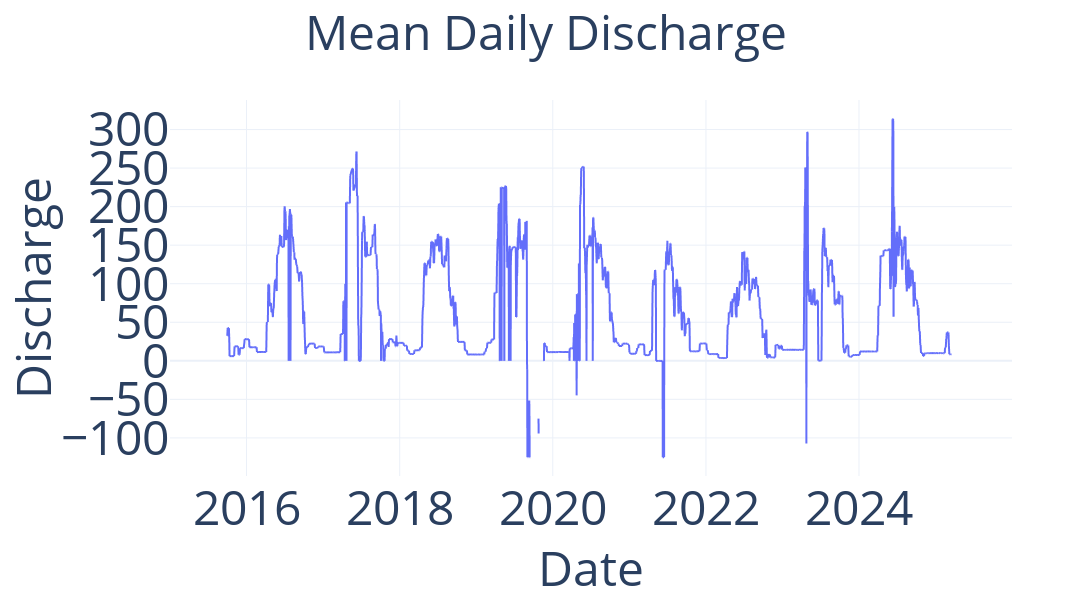
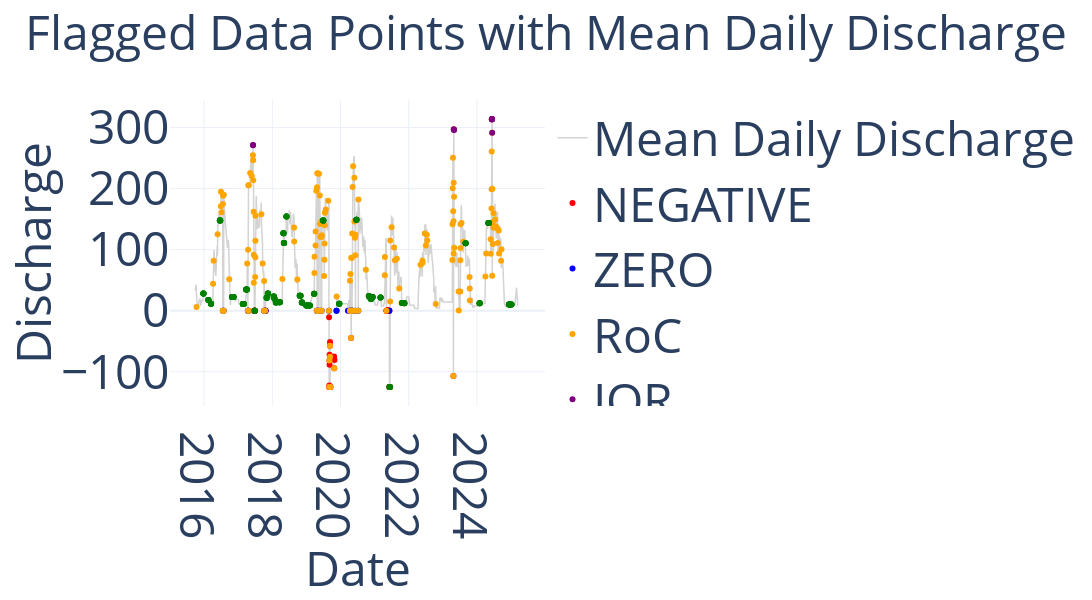
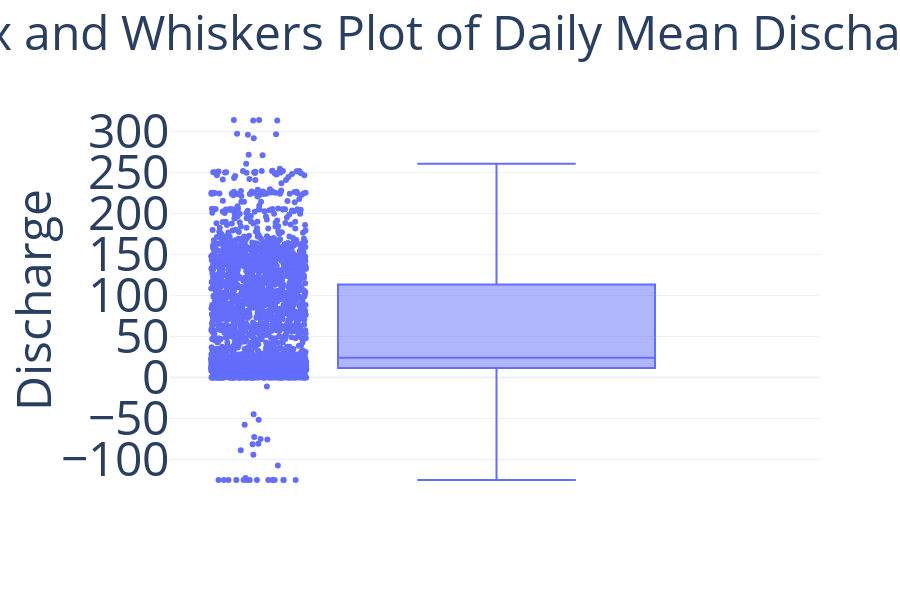
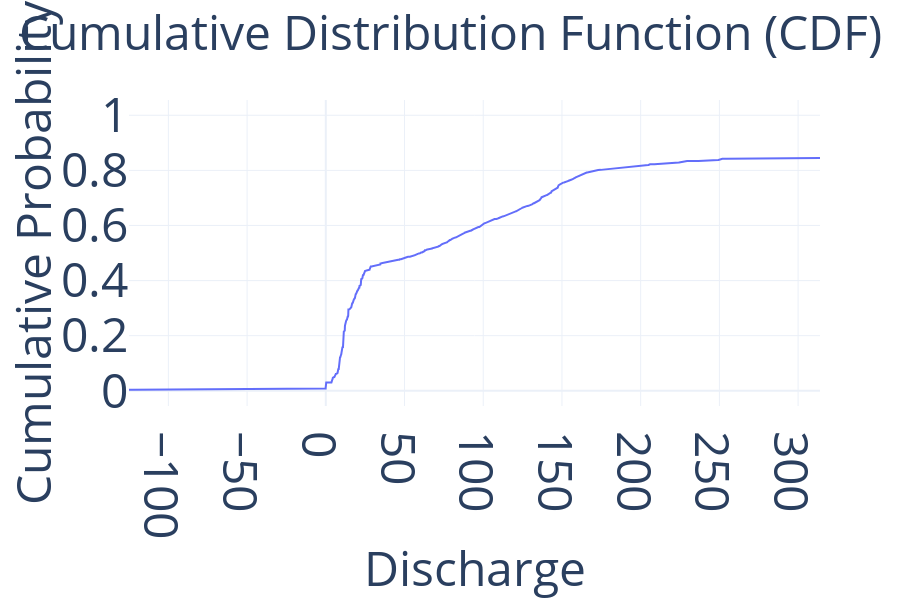

The notebook cell these images were saved under, in order:
### Code cell
import pyodbc
import pandas as pd
import plotly.express as px
import numpy as np
import plotly.graph_objects as go

# Database connection parameters
server = 'wrt-sql-prod'
database = 'dvrtDB'
username = 'wrtsqlq'
password = 'guest'

# Establish connection and fetch data
with pyodbc.connect(
    f"DRIVER={{ODBC Driver 17 for SQL Server}};"
    f"SERVER={server};"
    f"DATABASE={database};"
    f"UID={username};"
    f"PWD={password}"
) as conn:
    query = "SELECT * FROM dbo.DAILY_RECORDS WHERE STATION_ID = 10987"
    df = pd.read_sql_query(query, conn)

# Reshape data: Convert wide format (RV_0101 to RV_1231) into long format
df_melted = df.melt(id_vars=['STATION_ID', 'RECORD_YEAR'], 
                     var_name='DAY', 
                     value_name='DISCHARGE')

# Extract and clean the DAY column (remove "RV_" and ensure 4-digit format)
df_melted['DAY'] = df_melted['DAY'].str[3:].str.zfill(4)

# Combine YEAR and DAY into a proper DATE column and handle invalid dates
df_melted['DATE'] = pd.to_datetime(
    df_melted['RECORD_YEAR'].astype(str) + df_melted['DAY'], 
    format='%Y%m%d', 
    errors='coerce'
)

# Drop rows where DATE is NaT (invalid dates or NULL values)
df_melted = df_melted.dropna(subset=['DATE'])

# Keep only relevant columns and sort
df_melted = df_melted[['DATE', 'DISCHARGE']].sort_values(by='DATE')

# === FLAGGING CRITERIA === #
df_melted['FLAG_NEGATIVE'] = df_melted['DISCHARGE'] < 0
df_melted['FLAG_ZERO'] = df_melted['DISCHARGE'] == 0

# Calculate Rate of Change (RoC)
df_melted['RoC'] = df_melted['DISCHARGE'].diff().abs()

# Flagging based on 95th percentile of Rate of Change
roc_threshold = df_melted['RoC'].quantile(0.95)
df_melted['FLAG_RoC'] = df_melted['RoC'] > roc_threshold

# IQR Outlier Detection
Q1 = df_melted['DISCHARGE'].quantile(0.25)
Q3 = df_melted['DISCHARGE'].quantile(0.75)
IQR = Q3 - Q1
lower_bound = Q1 - 1.5 * IQR
upper_bound = Q3 + 1.5 * IQR

df_melted['FLAG_IQR'] = (df_melted['DISCHARGE'] < lower_bound) | (df_melted['DISCHARGE'] > upper_bound)

# Flag repeated values for more than 3 consecutive days
df_melted['FLAG_REPEATED'] = (df_melted['DISCHARGE']
                              .groupby((df_melted['DISCHARGE'] != df_melted['DISCHARGE'].shift()).cumsum())
                              .transform('count') >= 4)

# Combine all flag conditions
df_melted['FLAGGED'] = df_melted[['FLAG_NEGATIVE', 'FLAG_ZERO', 'FLAG_RoC', 'FLAG_IQR', 'FLAG_REPEATED']].any(axis=1)

# === INTERACTIVE PLOTS === #
font_settings = dict(size=48)  # Triple the font size (default ~16)

# 1️⃣ **Original plot (Mean Daily Discharge)**
fig1 = px.line(
    df_melted, x='DATE', y='DISCHARGE', 
    title='Mean Daily Discharge',
    template='plotly_white',
    width=1200, height=600
)
fig1.update_layout(
    title=dict(x=0.5, font=font_settings),
    xaxis=dict(title='Date', titlefont=font_settings, tickfont=font_settings),
    yaxis=dict(title='Discharge', titlefont=font_settings, tickfont=font_settings)
)
fig1.show()

# 2️⃣ **Flagged data points overlaid on Mean Daily Discharge**
df_flagged = df_melted[df_melted['FLAGGED']]

fig2 = go.Figure()
fig2.add_trace(go.Scatter(
    x=df_melted['DATE'], y=df_melted['DISCHARGE'],
    mode='lines',
    line=dict(color='lightgray', width=1.5),
    name='Mean Daily Discharge'
))

flag_colors = {
    'FLAG_NEGATIVE': 'red',
    'FLAG_ZERO': 'blue',
    'FLAG_RoC': 'orange',
    'FLAG_IQR': 'purple',
    'FLAG_REPEATED': 'green'
}

for flag, color in flag_colors.items():
    subset = df_flagged[df_flagged[flag]]
    fig2.add_trace(go.Scatter(
        x=subset['DATE'], y=subset['DISCHARGE'],
        mode='markers',
        marker=dict(color=color, size=6),
        name=flag.replace('FLAG_', '').replace('_', ' ')
    ))

fig2.update_layout(
    title=dict(text='Flagged Data Points with Mean Daily Discharge', x=0.5, font=font_settings),
    xaxis=dict(title='Date', titlefont=font_settings, tickfont=font_settings),
    yaxis=dict(title='Discharge', titlefont=font_settings, tickfont=font_settings),
    legend=dict(font=font_settings),
    template='plotly_white',
    width=1200, height=600
)
fig2.show()

# 3️⃣ **Interactive Box and Whiskers Plot**
fig3 = px.box(
    df_melted, y='DISCHARGE', 
    title='Box and Whiskers Plot of Daily Mean Discharge',
    template='plotly_white',
    points="all",
    width=900, height=600
)
fig3.update_layout(
    title=dict(x=0.5, font=font_settings),
    yaxis=dict(title='Discharge', titlefont=font_settings, tickfont=font_settings),
    xaxis=dict(title='', tickfont=font_settings)
)
fig3.show()

# 4️⃣ **Cumulative Distribution Function (CDF) Plot**
df_melted_sorted = df_melted.sort_values(by='DISCHARGE')
df_melted_sorted['CDF'] = np.arange(1, len(df_melted_sorted) + 1) / len(df_melted_sorted)

fig4 = go.Figure()
fig4.add_trace(go.Scatter(
    x=df_melted_sorted['DISCHARGE'], y=df_melted_sorted['CDF'],
    mode='lines',
    name='CDF'
))
fig4.update_layout(
    title=dict(text='Cumulative Distribution Function (CDF)', x=0.5, font=font_settings),
    xaxis=dict(title='Discharge', titlefont=font_settings, tickfont=font_settings),
    yaxis=dict(title='Cumulative Probability', titlefont=font_settings, tickfont=font_settings),
    template='plotly_white',
    width=900, height=600
)
fig4.show()

### Figure 1 — Plotly figure (JSON) as saved in the notebook; plotly's stock layout.template omitted (floating-point values rounded to 4 significant figures; data arrays with more than 128 entries replaced by an {"elided": "..."} marker saying what was removed)
{"data": [{"hovertemplate": "DATE=%{x}<br>DISCHARGE=%{y}<extra></extra>", "legendgroup": "", "line": {"color": "#636efa", "dash": "solid"}, "marker": {"symbol": "circle"}, "mode": "lines", "name": "", "showlegend": false, "type": "scattergl", "x": {"elided": "4018 str values"}, "xaxis": "x", "y": {"elided": "4018 float values"}, "yaxis": "y"}], "layout": {"height": 600, "legend": {"tracegroupgap": 0}, "title": {"font": {"size": 48}, "text": "Mean Daily Discharge", "x": 0.5}, "width": 1200, "xaxis": {"anchor": "y", "autorange": true, "domain": [0, 1], "range": ["2015-01-01", "2025-12-31"], "tickfont": {"size": 48}, "title": {"font": {"size": 48}, "text": "Date"}, "type": "date"}, "yaxis": {"anchor": "x", "autorange": true, "domain": [0, 1], "range": [-149.4, 338.3], "tickfont": {"size": 48}, "title": {"font": {"size": 48}, "text": "Discharge"}, "type": "linear"}}}

### Figure 2 — Plotly figure (JSON) as saved in the notebook; plotly's stock layout.template omitted (floating-point values rounded to 4 significant figures; data arrays with more than 128 entries replaced by an {"elided": "..."} marker saying what was removed)
{"data": [{"line": {"color": "lightgray", "width": 1.5}, "mode": "lines", "name": "Mean Daily Discharge", "type": "scatter", "x": {"elided": "4018 str values"}, "y": {"elided": "4018 float values"}}, {"marker": {"color": "red", "size": 6}, "mode": "markers", "name": "NEGATIVE", "type": "scatter", "x": ["2017-06-21T00:00:00", "2017-06-22T00:00:00", "2017-06-23T00:00:00", "2017-06-24T00:00:00", "2017-06-25T00:00:00", "2017-06-26T00:00:00", "2017-06-27T00:00:00", "2017-06-28T00:00:00", "2017-06-29T00:00:00", "2017-10-17T00:00:00", "2017-10-18T00:00:00", "2017-10-19T00:00:00", "2017-10-20T00:00:00", "2019-09-01T00:00:00", "2019-09-02T00:00:00", "2019-09-03T00:00:00", "2019-09-04T00:00:00", "2019-09-05T00:00:00", "2019-09-06T00:00:00", "2019-09-07T00:00:00", "2019-09-08T00:00:00", "2019-09-09T00:00:00", "2019-09-10T00:00:00", "2019-09-11T00:00:00", "2019-09-12T00:00:00", "2019-09-13T00:00:00", "2019-09-14T00:00:00", "2019-09-15T00:00:00", "2019-10-25T00:00:00", "2019-10-26T00:00:00", "2019-10-29T00:00:00", "2020-04-24T00:00:00", "2021-05-08T00:00:00", "2021-05-09T00:00:00", "2021-05-10T00:00:00", "2021-05-11T00:00:00", "2021-05-12T00:00:00", "2021-05-13T00:00:00", "2021-05-14T00:00:00", "2021-05-15T00:00:00", "2021-05-16T00:00:00", "2021-05-17T00:00:00", "2021-05-18T00:00:00", "2021-05-19T00:00:00", "2021-05-20T00:00:00", "2021-05-21T00:00:00", "2021-05-22T00:00:00", "2021-05-23T00:00:00", "2021-05-24T00:00:00", "2021-05-25T00:00:00", "2021-05-26T00:00:00", "2021-05-27T00:00:00", "2021-05-28T00:00:00", "2021-05-29T00:00:00", "2021-05-30T00:00:00", "2021-05-31T00:00:00", "2021-06-01T00:00:00", "2021-06-02T00:00:00", "2021-06-03T00:00:00", "2021-06-04T00:00:00", "2021-06-05T00:00:00", "2021-06-06T00:00:00", "2021-06-07T00:00:00", "2021-06-09T00:00:00", "2021-06-10T00:00:00", "2021-06-11T00:00:00", "2021-06-12T00:00:00", "2021-06-13T00:00:00", "2021-06-14T00:00:00", "2021-06-15T00:00:00", "2023-04-25T00:00:00"], "y": [-0.09, -0.099, -0.105, -0.087, -0.083, -0.083, -0.083, -0.083, -0.086, -0.129, -0.118, -0.094, -0.083, -10.86, -125, -125, -122.6, -81.5, -88.6, -72.43, -125, -125, -57.56, -51.51, -75.71, -125, -125, -125, -74.92, -94.2, -80.9, -44.72, -0.067, -0.086, -0.109, -0.1, -0.092, -0.099, -0.084, -0.052, -0.023, -0.028, -0.012, -0.024, -0.011, -0.041, -0.138, -0.112, -0.084, -0.089, -0.102, -0.118, -0.125, -0.15, -0.151, -0.152, -0.153, -0.136, -0.115, -0.094, -0.053, -0.062, -0.053, -125, -125, -125, -125, -125, -125, -125, -107.2]}, {"marker": {"color": "blue", "size": 6}, "mode": "markers", "name": "ZERO", "type": "scatter", "x": ["2016-07-20T00:00:00", "2016-07-22T00:00:00", "2016-07-29T00:00:00", "2017-04-14T00:00:00", "2017-04-15T00:00:00", "2017-04-19T00:00:00", "2017-04-22T00:00:00", "2017-06-20T00:00:00", "2017-10-04T00:00:00", "2017-10-16T00:00:00", "2017-10-21T00:00:00", "2019-04-23T00:00:00", "2019-04-24T00:00:00", "2019-04-27T00:00:00", "2019-05-02T00:00:00", "2019-05-15T00:00:00", "2019-06-06T00:00:00", "2019-06-14T00:00:00", "2019-08-31T00:00:00", "2019-11-19T00:00:00", "2019-11-20T00:00:00", "2020-03-21T00:00:00", "2020-04-11T00:00:00", "2020-04-15T00:00:00", "2020-04-16T00:00:00", "2020-04-23T00:00:00", "2020-04-29T00:00:00", "2020-05-04T00:00:00", "2020-05-07T00:00:00", "2020-05-08T00:00:00", "2020-05-09T00:00:00", "2020-06-10T00:00:00", "2020-07-10T00:00:00", "2021-06-08T00:00:00"], "y": [0, 0, 0, 0, 0, 0, 0, 0, 0, 0, 0, 0, 0, 0, 0, 0, 0, 0, 0, 0, 0, 0, 0, 0, 0, 0, 0, 0, 0, 0, 0, 0, 0, 0]}, {"marker": {"color": "orange", "size": 6}, "mode": "markers", "name": "RoC", "type": "scatter", "x": {"elided": "170 str values"}, "y": {"elided": "170 float values"}}, {"marker": {"color": "purple", "size": 6}, "mode": "markers", "name": "IQR", "type": "scatter", "x": ["2017-06-08T00:00:00", "2017-06-09T00:00:00", "2023-04-29T00:00:00", "2023-04-30T00:00:00", "2023-05-01T00:00:00", "2024-06-09T00:00:00", "2024-06-10T00:00:00", "2024-06-11T00:00:00", "2024-06-12T00:00:00", "2024-06-13T00:00:00"], "y": [270.9, 271.5, 297, 296.5, 296, 313.4, 313.3, 313.9, 313.9, 291.6]}, {"marker": {"color": "green", "size": 6}, "mode": "markers", "name": "REPEATED", "type": "scatter", "x": {"elided": "209 str values"}, "y": {"elided": "209 float values"}}], "layout": {"height": 600, "legend": {"font": {"size": 48}}, "title": {"font": {"size": 48}, "text": "Flagged Data Points with Mean Daily Discharge", "x": 0.5}, "width": 1200, "xaxis": {"autorange": true, "range": ["2015-01-01", "2025-12-31"], "tickfont": {"size": 48}, "title": {"font": {"size": 48}, "text": "Date"}, "type": "date"}, "yaxis": {"autorange": true, "range": [-156.5, 345.4], "tickfont": {"size": 48}, "title": {"font": {"size": 48}, "text": "Discharge"}, "type": "linear"}}}

### Figure 3 — Plotly figure (JSON) as saved in the notebook; plotly's stock layout.template omitted (floating-point values rounded to 4 significant figures; data arrays with more than 128 entries replaced by an {"elided": "..."} marker saying what was removed)
{"data": [{"alignmentgroup": "True", "boxpoints": "all", "hovertemplate": "DISCHARGE=%{y}<extra></extra>", "legendgroup": "", "marker": {"color": "#636efa"}, "name": "", "notched": false, "offsetgroup": "", "orientation": "v", "showlegend": false, "type": "box", "x0": " ", "xaxis": "x", "y": {"elided": "4018 float values"}, "y0": " ", "yaxis": "y"}], "layout": {"boxmode": "group", "height": 600, "legend": {"tracegroupgap": 0}, "title": {"font": {"size": 48}, "text": "Box and Whiskers Plot of Daily Mean Discharge", "x": 0.5}, "width": 900, "xaxis": {"anchor": "y", "autorange": true, "domain": [0, 1], "range": [-0.5048, 0.5], "tickfont": {"size": 48}, "title": {"text": ""}, "type": "category"}, "yaxis": {"anchor": "x", "autorange": true, "domain": [0, 1], "range": [-149.4, 338.3], "tickfont": {"size": 48}, "title": {"font": {"size": 48}, "text": "Discharge"}, "type": "linear"}}}

### Figure 4 — Plotly figure (JSON) as saved in the notebook; plotly's stock layout.template omitted (floating-point values rounded to 4 significant figures; data arrays with more than 128 entries replaced by an {"elided": "..."} marker saying what was removed)
{"data": [{"mode": "lines", "name": "CDF", "type": "scatter", "x": {"elided": "4018 float values"}, "y": {"elided": "4018 float values"}}], "layout": {"height": 600, "title": {"font": {"size": 48}, "text": "Cumulative Distribution Function (CDF)", "x": 0.5}, "width": 900, "xaxis": {"autorange": true, "range": [-125, 313.9], "tickfont": {"size": 48}, "title": {"font": {"size": 48}, "text": "Discharge"}, "type": "linear"}, "yaxis": {"autorange": true, "range": [-0.05529, 1.056], "tickfont": {"size": 48}, "title": {"font": {"size": 48}, "text": "Cumulative Probability"}, "type": "linear"}}}
